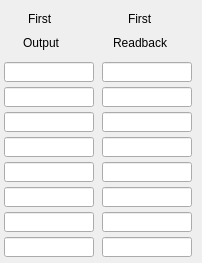
   <widget class="caFrame" name="caFrame_2">
    <property name="geometry">
     <rect>
      <x>171</x>
      <y>58</y>
      <width>202</width>
      <height>263</height>
     </rect>
    </property>
    <widget class="caLabel" name="caLabel_5">
     <property name="geometry">
      <rect>
       <x>28</x>
       <y>9</y>
       <width>50</width>
       <height>20</height>
      </rect>
     </property>
     <property name="text">
      <string>First</string>
     </property>
     <property name="alignment">
      <set>Qt::AlignAbsolute|Qt::AlignLeading|Qt::AlignLeft|Qt::AlignVCenter</set>
     </property>
     <property name="fontScaleMode">
      <enum>ESimpleLabel::WidthAndHeight</enum>
     </property>
     <property name="foreground">
      <color>
       <red>0</red>
       <green>0</green>
       <blue>0</blue>
      </color>
     </property>
     <property name="background">
      <color alpha="0">
       <red>0</red>
       <green>0</green>
       <blue>0</blue>
      </color>
     </property>
     <property name="frameShape">
      <enum>QFrame::NoFrame</enum>
     </property>
    </widget>
    <widget class="caLabel" name="caLabel_6">
     <property name="geometry">
      <rect>
       <x>23</x>
       <y>33</y>
       <width>60</width>
       <height>20</height>
      </rect>
     </property>
     <property name="text">
      <string>Output</string>
     </property>
     <property name="alignment">
      <set>Qt::AlignAbsolute|Qt::AlignLeading|Qt::AlignLeft|Qt::AlignVCenter</set>
     </property>
     <property name="fontScaleMode">
      <enum>ESimpleLabel::WidthAndHeight</enum>
     </property>
     <property name="foreground">
      <color>
       <red>0</red>
       <green>0</green>
       <blue>0</blue>
      </color>
     </property>
     <property name="background">
      <color alpha="0">
       <red>0</red>
       <green>0</green>
       <blue>0</blue>
      </color>
     </property>
     <property name="frameShape">
      <enum>QFrame::NoFrame</enum>
     </property>
    </widget>
    <widget class="caLabel" name="caLabel_7">
     <property name="geometry">
      <rect>
       <x>128</x>
       <y>9</y>
       <width>50</width>
       <height>20</height>
      </rect>
     </property>
     <property name="text">
      <string>First</string>
     </property>
     <property name="alignment">
      <set>Qt::AlignAbsolute|Qt::AlignLeading|Qt::AlignLeft|Qt::AlignVCenter</set>
     </property>
     <property name="fontScaleMode">
      <enum>ESimpleLabel::WidthAndHeight</enum>
     </property>
     <property name="foreground">
      <color>
       <red>0</red>
       <green>0</green>
       <blue>0</blue>
      </color>
     </property>
     <property name="background">
      <color alpha="0">
       <red>0</red>
       <green>0</green>
       <blue>0</blue>
      </color>
     </property>
     <property name="frameShape">
      <enum>QFrame::NoFrame</enum>
     </property>
    </widget>
    <widget class="caLabel" name="caLabel_8">
     <property name="geometry">
      <rect>
       <x>113</x>
       <y>33</y>
       <width>80</width>
       <height>20</height>
      </rect>
     </property>
     <property name="text">
      <string>Readback</string>
     </property>
     <property name="alignment">
      <set>Qt::AlignAbsolute|Qt::AlignLeading|Qt::AlignLeft|Qt::AlignVCenter</set>
     </property>
     <property name="fontScaleMode">
      <enum>ESimpleLabel::WidthAndHeight</enum>
     </property>
     <property name="foreground">
      <color>
       <red>0</red>
       <green>0</green>
       <blue>0</blue>
      </color>
     </property>
     <property name="background">
      <color alpha="0">
       <red>0</red>
       <green>0</green>
       <blue>0</blue>
      </color>
     </property>
     <property name="frameShape">
      <enum>QFrame::NoFrame</enum>
     </property>
    </widget>
    <widget class="caLineEdit" name="caLineEdit_24">
     <property name="geometry">
      <rect>
       <x>102</x>
       <y>137</y>
       <width>90</width>
       <height>20</height>
      </rect>
     </property>
     <property name="alignment">
      <set>Qt::AlignAbsolute|Qt::AlignRight|Qt::AlignTrailing|Qt::AlignVCenter</set>
     </property>
     <property name="channel" stdset="0">
      <string>$(P)$(M4)-$(R)Readbacks</string>
     </property>
     <property name="foreground">
      <color>
       <red>10</red>
       <green>0</green>
       <blue>184</blue>
      </color>
     </property>
     <property name="background">
      <color>
       <red>187</red>
       <green>187</green>
       <blue>187</blue>
      </color>
     </property>
     <property name="colorMode">
      <enum>caLineEdit::Static</enum>
     </property>
     <property name="precisionMode">
      <enum>caLineEdit::Channel</enum>
     </property>
     <property name="limitsMode">
      <enum>caLineEdit::Channel</enum>
     </property>
     <property name="maxValue">
      <double>1.000000000000000</double>
     </property>
     <property name="minValue">
      <double>0.000000000000000</double>
     </property>
     <property name="fontScaleMode" stdset="0">
      <enum>caLineEdit::WidthAndHeight</enum>
     </property>
     <property name="formatType">
      <enum>caLineEdit::decimal</enum>
     </property>
    </widget>
    <widget class="caTextEntry" name="caTextEntry_0">
     <property name="geometry">
      <rect>
       <x>4</x>
       <y>137</y>
       <width>90</width>
       <height>20</height>
      </rect>
     </property>
     <property name="channel" stdset="0">
      <string>$(P)$(M4)-$(R)Positions</string>
     </property>
     <property name="foreground">
      <color>
       <red>0</red>
       <green>0</green>
       <blue>0</blue>
      </color>
     </property>
     <property name="background">
      <color>
       <red>115</red>
       <green>223</green>
       <blue>255</blue>
      </color>
     </property>
     <property name="colorMode">
      <enum>caLineEdit::Static</enum>
     </property>
     <property name="precisionMode">
      <enum>caLineEdit::Channel</enum>
     </property>
     <property name="limitsMode">
      <enum>caLineEdit::Channel</enum>
     </property>
     <property name="maxValue">
      <double>1.000000000000000</double>
     </property>
     <property name="minValue">
      <double>0.000000000000000</double>
     </property>
     <property name="fontScaleMode" stdset="0">
      <enum>caLineEdit::WidthAndHeight</enum>
     </property>
     <property name="formatType">
      <enum>caLineEdit::decimal</enum>
     </property>
    </widget>
    <widget class="caLineEdit" name="caLineEdit_25">
     <property name="geometry">
      <rect>
       <x>102</x>
       <y>162</y>
       <width>90</width>
       <height>20</height>
      </rect>
     </property>
     <property name="alignment">
      <set>Qt::AlignAbsolute|Qt::AlignRight|Qt::AlignTrailing|Qt::AlignVCenter</set>
     </property>
     <property name="channel" stdset="0">
      <string>$(P)$(M5)-$(R)Readbacks</string>
     </property>
     <property name="foreground">
      <color>
       <red>10</red>
       <green>0</green>
       <blue>184</blue>
      </color>
     </property>
     <property name="background">
      <color>
       <red>187</red>
       <green>187</green>
       <blue>187</blue>
      </color>
     </property>
     <property name="colorMode">
      <enum>caLineEdit::Static</enum>
     </property>
     <property name="precisionMode">
      <enum>caLineEdit::Channel</enum>
     </property>
     <property name="limitsMode">
      <enum>caLineEdit::Channel</enum>
     </property>
     <property name="maxValue">
      <double>1.000000000000000</double>
     </property>
     <property name="minValue">
      <double>0.000000000000000</double>
     </property>
     <property name="fontScaleMode" stdset="0">
      <enum>caLineEdit::WidthAndHeight</enum>
     </property>
     <property name="formatType">
      <enum>caLineEdit::decimal</enum>
     </property>
    </widget>
    <widget class="caTextEntry" name="caTextEntry_1">
     <property name="geometry">
      <rect>
       <x>4</x>
       <y>162</y>
       <width>90</width>
       <height>20</height>
      </rect>
     </property>
     <property name="channel" stdset="0">
      <string>$(P)$(M5)-$(R)Positions</string>
     </property>
     <property name="foreground">
      <color>
       <red>0</red>
       <green>0</green>
       <blue>0</blue>
      </color>
     </property>
     <property name="background">
      <color>
       <red>115</red>
       <green>223</green>
       <blue>255</blue>
      </color>
     </property>
     <property name="colorMode">
      <enum>caLineEdit::Static</enum>
     </property>
     <property name="precisionMode">
      <enum>caLineEdit::Channel</enum>
     </property>
     <property name="limitsMode">
      <enum>caLineEdit::Channel</enum>
     </property>
     <property name="maxValue">
      <double>1.000000000000000</double>
     </property>
     <property name="minValue">
      <double>0.000000000000000</double>
     </property>
     <property name="fontScaleMode" stdset="0">
      <enum>caLineEdit::WidthAndHeight</enum>
     </property>
     <property name="formatType">
      <enum>caLineEdit::decimal</enum>
     </property>
    </widget>
    <widget class="caLineEdit" name="caLineEdit_26">
     <property name="geometry">
      <rect>
       <x>102</x>
       <y>187</y>
       <width>90</width>
       <height>20</height>
      </rect>
     </property>
     <property name="alignment">
      <set>Qt::AlignAbsolute|Qt::AlignRight|Qt::AlignTrailing|Qt::AlignVCenter</set>
     </property>
     <property name="channel" stdset="0">
      <string>$(P)$(R)M6Readbacks</string>
     </property>
     <property name="foreground">
      <color>
       <red>10</red>
       <green>0</green>
       <blue>184</blue>
      </color>
     </property>
     <property name="background">
      <color>
       <red>187</red>
       <green>187</green>
       <blue>187</blue>
      </color>
     </property>
     <property name="colorMode">
      <enum>caLineEdit::Static</enum>
     </property>
     <property name="precisionMode">
      <enum>caLineEdit::Channel</enum>
     </property>
     <property name="limitsMode">
      <enum>caLineEdit::Channel</enum>
     </property>
     <property name="maxValue">
      <double>1.000000000000000</double>
     </property>
     <property name="minValue">
      <double>0.000000000000000</double>
     </property>
     <property name="fontScaleMode" stdset="0">
      <enum>caLineEdit::WidthAndHeight</enum>
     </property>
     <property name="formatType">
      <enum>caLineEdit::decimal</enum>
     </property>
    </widget>
    <widget class="caTextEntry" name="caTextEntry_2">
     <property name="geometry">
      <rect>
       <x>4</x>
       <y>187</y>
       <width>90</width>
       <height>20</height>
      </rect>
     </property>
     <property name="channel" stdset="0">
      <string>$(P)$(R)M6Positions</string>
     </property>
     <property name="foreground">
      <color>
       <red>0</red>
       <green>0</green>
       <blue>0</blue>
      </color>
     </property>
     <property name="background">
      <color>
       <red>115</red>
       <green>223</green>
       <blue>255</blue>
      </color>
     </property>
     <property name="colorMode">
      <enum>caLineEdit::Static</enum>
     </property>
     <property name="precisionMode">
      <enum>caLineEdit::Channel</enum>
     </property>
     <property name="limitsMode">
      <enum>caLineEdit::Channel</enum>
     </property>
     <property name="maxValue">
      <double>1.000000000000000</double>
     </property>
     <property name="minValue">
      <double>0.000000000000000</double>
     </property>
     <property name="fontScaleMode" stdset="0">
      <enum>caLineEdit::WidthAndHeight</enum>
     </property>
     <property name="formatType">
      <enum>caLineEdit::decimal</enum>
     </property>
    </widget>
    <widget class="caLineEdit" name="caLineEdit_27">
     <property name="geometry">
      <rect>
       <x>102</x>
       <y>62</y>
       <width>90</width>
       <height>20</height>
      </rect>
     </property>
     <property name="alignment">
      <set>Qt::AlignAbsolute|Qt::AlignRight|Qt::AlignTrailing|Qt::AlignVCenter</set>
     </property>
     <property name="channel" stdset="0">
      <string>$(P)$(M1)-$(R)Readbacks</string>
     </property>
     <property name="foreground">
      <color>
       <red>10</red>
       <green>0</green>
       <blue>184</blue>
      </color>
     </property>
     <property name="background">
      <color>
       <red>187</red>
       <green>187</green>
       <blue>187</blue>
      </color>
     </property>
     <property name="colorMode">
      <enum>caLineEdit::Static</enum>
     </property>
     <property name="precisionMode">
      <enum>caLineEdit::Channel</enum>
     </property>
     <property name="limitsMode">
      <enum>caLineEdit::Channel</enum>
     </property>
     <property name="maxValue">
      <double>1.000000000000000</double>
     </property>
     <property name="minValue">
      <double>0.000000000000000</double>
     </property>
     <property name="fontScaleMode" stdset="0">
      <enum>caLineEdit::WidthAndHeight</enum>
     </property>
     <property name="formatType">
      <enum>caLineEdit::decimal</enum>
     </property>
    </widget>
    <widget class="caTextEntry" name="caTextEntry_3">
     <property name="geometry">
      <rect>
       <x>4</x>
       <y>62</y>
       <width>90</width>
       <height>20</height>
      </rect>
     </property>
     <property name="channel" stdset="0">
      <string>$(P)$(M1)-$(R)Positions</string>
     </property>
     <property name="foreground">
      <color>
       <red>0</red>
       <green>0</green>
       <blue>0</blue>
      </color>
     </property>
     <property name="background">
      <color>
       <red>115</red>
       <green>223</green>
       <blue>255</blue>
      </color>
     </property>
     <property name="colorMode">
      <enum>caLineEdit::Static</enum>
     </property>
     <property name="precisionMode">
      <enum>caLineEdit::Channel</enum>
     </property>
     <property name="limitsMode">
      <enum>caLineEdit::Channel</enum>
     </property>
     <property name="maxValue">
      <double>1.000000000000000</double>
     </property>
     <property name="minValue">
      <double>0.000000000000000</double>
     </property>
     <property name="fontScaleMode" stdset="0">
      <enum>caLineEdit::WidthAndHeight</enum>
     </property>
     <property name="formatType">
      <enum>caLineEdit::decimal</enum>
     </property>
    </widget>
    <widget class="caLineEdit" name="caLineEdit_28">
     <property name="geometry">
      <rect>
       <x>102</x>
       <y>87</y>
       <width>90</width>
       <height>20</height>
      </rect>
     </property>
     <property name="alignment">
      <set>Qt::AlignAbsolute|Qt::AlignRight|Qt::AlignTrailing|Qt::AlignVCenter</set>
     </property>
     <property name="channel" stdset="0">
      <string>$(P)$(M2)-$(R)Readbacks</string>
     </property>
     <property name="foreground">
      <color>
       <red>10</red>
       <green>0</green>
       <blue>184</blue>
      </color>
     </property>
     <property name="background">
      <color>
       <red>187</red>
       <green>187</green>
       <blue>187</blue>
      </color>
     </property>
     <property name="colorMode">
      <enum>caLineEdit::Static</enum>
     </property>
     <property name="precisionMode">
      <enum>caLineEdit::Channel</enum>
     </property>
     <property name="limitsMode">
      <enum>caLineEdit::Channel</enum>
     </property>
     <property name="maxValue">
      <double>1.000000000000000</double>
     </property>
     <property name="minValue">
      <double>0.000000000000000</double>
     </property>
     <property name="fontScaleMode" stdset="0">
      <enum>caLineEdit::WidthAndHeight</enum>
     </property>
     <property name="formatType">
      <enum>caLineEdit::decimal</enum>
     </property>
    </widget>
    <widget class="caTextEntry" name="caTextEntry_4">
     <property name="geometry">
      <rect>
       <x>4</x>
       <y>87</y>
       <width>90</width>
       <height>20</height>
      </rect>
     </property>
     <property name="channel" stdset="0">
      <string>$(P)$(M2)-$(R)Positions</string>
     </property>
     <property name="foreground">
      <color>
       <red>0</red>
       <green>0</green>
       <blue>0</blue>
      </color>
     </property>
     <property name="background">
      <color>
       <red>115</red>
       <green>223</green>
       <blue>255</blue>
      </color>
     </property>
     <property name="colorMode">
      <enum>caLineEdit::Static</enum>
     </property>
     <property name="precisionMode">
      <enum>caLineEdit::Channel</enum>
     </property>
     <property name="limitsMode">
      <enum>caLineEdit::Channel</enum>
     </property>
     <property name="maxValue">
      <double>1.000000000000000</double>
     </property>
     <property name="minValue">
      <double>0.000000000000000</double>
     </property>
     <property name="fontScaleMode" stdset="0">
      <enum>caLineEdit::WidthAndHeight</enum>
     </property>
     <property name="formatType">
      <enum>caLineEdit::decimal</enum>
     </property>
    </widget>
    <widget class="caLineEdit" name="caLineEdit_29">
     <property name="geometry">
      <rect>
       <x>102</x>
       <y>112</y>
       <width>90</width>
       <height>20</height>
      </rect>
     </property>
     <property name="alignment">
      <set>Qt::AlignAbsolute|Qt::AlignRight|Qt::AlignTrailing|Qt::AlignVCenter</set>
     </property>
     <property name="channel" stdset="0">
      <string>$(P)$(M3)-$(R)Readbacks</string>
     </property>
     <property name="foreground">
      <color>
       <red>10</red>
       <green>0</green>
       <blue>184</blue>
      </color>
     </property>
     <property name="background">
      <color>
       <red>187</red>
       <green>187</green>
       <blue>187</blue>
      </color>
     </property>
     <property name="colorMode">
      <enum>caLineEdit::Static</enum>
     </property>
     <property name="precisionMode">
      <enum>caLineEdit::Channel</enum>
     </property>
     <property name="limitsMode">
      <enum>caLineEdit::Channel</enum>
     </property>
     <property name="maxValue">
      <double>1.000000000000000</double>
     </property>
     <property name="minValue">
      <double>0.000000000000000</double>
     </property>
     <property name="fontScaleMode" stdset="0">
      <enum>caLineEdit::WidthAndHeight</enum>
     </property>
     <property name="formatType">
      <enum>caLineEdit::decimal</enum>
     </property>
    </widget>
    <widget class="caTextEntry" name="caTextEntry_5">
     <property name="geometry">
      <rect>
       <x>4</x>
       <y>112</y>
       <width>90</width>
       <height>20</height>
      </rect>
     </property>
     <property name="channel" stdset="0">
      <string>$(P)$(M3)-$(R)Positions</string>
     </property>
     <property name="foreground">
      <color>
       <red>0</red>
       <green>0</green>
       <blue>0</blue>
      </color>
     </property>
     <property name="background">
      <color>
       <red>115</red>
       <green>223</green>
       <blue>255</blue>
      </color>
     </property>
     <property name="colorMode">
      <enum>caLineEdit::Static</enum>
     </property>
     <property name="precisionMode">
      <enum>caLineEdit::Channel</enum>
     </property>
     <property name="limitsMode">
      <enum>caLineEdit::Channel</enum>
     </property>
     <property name="maxValue">
      <double>1.000000000000000</double>
     </property>
     <property name="minValue">
      <double>0.000000000000000</double>
     </property>
     <property name="fontScaleMode" stdset="0">
      <enum>caLineEdit::WidthAndHeight</enum>
     </property>
     <property name="formatType">
      <enum>caLineEdit::decimal</enum>
     </property>
    </widget>
    <widget class="caGraphics" name="caRectangle_4">
     <property name="geometry">
      <rect>
       <x>0</x>
       <y>0</y>
       <width>200</width>
       <height>261</height>
      </rect>
     </property>
     <property name="foreground">
      <color>
       <red>0</red>
       <green>0</green>
       <blue>0</blue>
      </color>
     </property>
     <property name="linestyle" stdset="0">
      <enum>caGraphics::Solid</enum>
     </property>
     <property name="lineSize">
      <number>2</number>
     </property>
     <property name="lineColor">
      <color>
       <red>0</red>
       <green>0</green>
       <blue>0</blue>
      </color>
     </property>
     <property name="form">
      <enum>caGraphics::Rectangle</enum>
     </property>
     <property name="background" stdset="0">
      <color alpha="0">
       <red>0</red>
       <green>0</green>
       <blue>0</blue>
      </color>
     </property>
    </widget>
    <widget class="caLineEdit" name="caLineEdit_30">
     <property name="geometry">
      <rect>
       <x>102</x>
       <y>237</y>
       <width>90</width>
       <height>20</height>
      </rect>
     </property>
     <property name="alignment">
      <set>Qt::AlignAbsolute|Qt::AlignRight|Qt::AlignTrailing|Qt::AlignVCenter</set>
     </property>
     <property name="channel" stdset="0">
      <string>$(P)$(M8)-$(R)Readbacks</string>
     </property>
     <property name="foreground">
      <color>
       <red>10</red>
       <green>0</green>
       <blue>184</blue>
      </color>
     </property>
     <property name="background">
      <color>
       <red>187</red>
       <green>187</green>
       <blue>187</blue>
      </color>
     </property>
     <property name="colorMode">
      <enum>caLineEdit::Static</enum>
     </property>
     <property name="precisionMode">
      <enum>caLineEdit::Channel</enum>
     </property>
     <property name="limitsMode">
      <enum>caLineEdit::Channel</enum>
     </property>
     <property name="maxValue">
      <double>1.000000000000000</double>
     </property>
     <property name="minValue">
      <double>0.000000000000000</double>
     </property>
     <property name="fontScaleMode" stdset="0">
      <enum>caLineEdit::WidthAndHeight</enum>
     </property>
     <property name="formatType">
      <enum>caLineEdit::decimal</enum>
     </property>
    </widget>
    <widget class="caTextEntry" name="caTextEntry_6">
     <property name="geometry">
      <rect>
       <x>4</x>
       <y>237</y>
       <width>90</width>
       <height>20</height>
      </rect>
     </property>
     <property name="channel" stdset="0">
      <string>$(P)$(M8)-$(R)Positions</string>
     </property>
     <property name="foreground">
      <color>
       <red>0</red>
       <green>0</green>
       <blue>0</blue>
      </color>
     </property>
     <property name="background">
      <color>
       <red>115</red>
       <green>223</green>
       <blue>255</blue>
      </color>
     </property>
     <property name="colorMode">
      <enum>caLineEdit::Static</enum>
     </property>
     <property name="precisionMode">
      <enum>caLineEdit::Channel</enum>
     </property>
     <property name="limitsMode">
      <enum>caLineEdit::Channel</enum>
     </property>
     <property name="maxValue">
      <double>1.000000000000000</double>
     </property>
     <property name="minValue">
      <double>0.000000000000000</double>
     </property>
     <property name="fontScaleMode" stdset="0">
      <enum>caLineEdit::WidthAndHeight</enum>
     </property>
     <property name="formatType">
      <enum>caLineEdit::decimal</enum>
     </property>
    </widget>
    <widget class="caLineEdit" name="caLineEdit_31">
     <property name="geometry">
      <rect>
       <x>102</x>
       <y>212</y>
       <width>90</width>
       <height>20</height>
      </rect>
     </property>
     <property name="alignment">
      <set>Qt::AlignAbsolute|Qt::AlignRight|Qt::AlignTrailing|Qt::AlignVCenter</set>
     </property>
     <property name="channel" stdset="0">
      <string>$(P)$(M7)-$(R)Readbacks</string>
     </property>
     <property name="foreground">
      <color>
       <red>10</red>
       <green>0</green>
       <blue>184</blue>
      </color>
     </property>
     <property name="background">
      <color>
       <red>187</red>
       <green>187</green>
       <blue>187</blue>
      </color>
     </property>
     <property name="colorMode">
      <enum>caLineEdit::Static</enum>
     </property>
     <property name="precisionMode">
      <enum>caLineEdit::Channel</enum>
     </property>
     <property name="limitsMode">
      <enum>caLineEdit::Channel</enum>
     </property>
     <property name="maxValue">
      <double>1.000000000000000</double>
     </property>
     <property name="minValue">
      <double>0.000000000000000</double>
     </property>
     <property name="fontScaleMode" stdset="0">
      <enum>caLineEdit::WidthAndHeight</enum>
     </property>
     <property name="formatType">
      <enum>caLineEdit::decimal</enum>
     </property>
    </widget>
    <widget class="caTextEntry" name="caTextEntry_7">
     <property name="geometry">
      <rect>
       <x>4</x>
       <y>212</y>
       <width>90</width>
       <height>20</height>
      </rect>
     </property>
     <property name="channel" stdset="0">
      <string>$(P)$(M7)-$(R)Positions</string>
     </property>
     <property name="foreground">
      <color>
       <red>0</red>
       <green>0</green>
       <blue>0</blue>
      </color>
     </property>
     <property name="background">
      <color>
       <red>115</red>
       <green>223</green>
       <blue>255</blue>
      </color>
     </property>
     <property name="colorMode">
      <enum>caLineEdit::Static</enum>
     </property>
     <property name="precisionMode">
      <enum>caLineEdit::Channel</enum>
     </property>
     <property name="limitsMode">
      <enum>caLineEdit::Channel</enum>
     </property>
     <property name="maxValue">
      <double>1.000000000000000</double>
     </property>
     <property name="minValue">
      <double>0.000000000000000</double>
     </property>
     <property name="fontScaleMode" stdset="0">
      <enum>caLineEdit::WidthAndHeight</enum>
     </property>
     <property name="formatType">
      <enum>caLineEdit::decimal</enum>
     </property>
    </widget>
   </widget>
